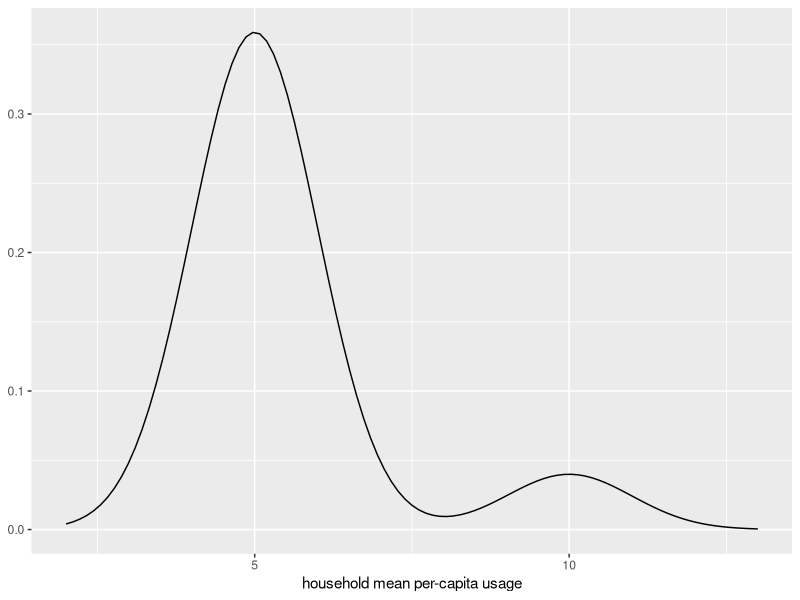
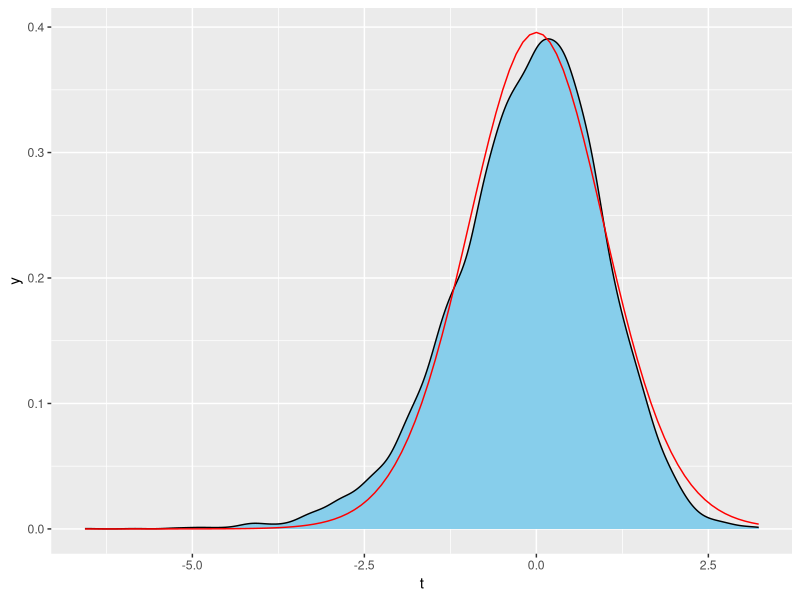

Generate these figures, in order, with R:
## ---- chunk 1
library(ggplot2)
knitr::opts_chunk$set(
  fig.align = "center",
  warning = FALSE,
  message = FALSE
)
## ---- chunk 2
pop_fun <- function(x, p, mu1, sd1, mu2, sd2) {
  d1 <- p * dnorm(x, mean = mu1, sd = sd1)
  d2 <- (1 - p) * dnorm(x, mean = mu2, sd = sd2)
  d1 + d2
}
## ---- chunk 3
p <- 0.90 ## proportion of households that are of type 1
mu1 <- 5 ## mean of type 1
sd1 <- 1 ## standard deviation of type 1
mu2 <- 10. ## mean of type 2
sd2 <- 1 ## standard deviation of type 2
sw <- 1 ## variability between measurements, for all households
## ---- chunk 4
xlims <- c(
  lower = min(mu1 - 3 * sd1, mu2 - 3 * sd1),
  upper = max(mu1 + 3 * sd1, mu2 + 3 * sd1)
)
ggplot(data.frame(x = xlims), aes(x = x)) +
  stat_function(
    fun = pop_fun, 
    n = 101, 
    args = list(
      mu1 = mu1, 
      sd1 = sd1,
      mu2 = mu2,
      sd2 = sd2,
      p = p
    )) + 
  labs(
    x = "household mean per-capita usage",
    y = NULL
  )
## ---- chunk 5
household <- list(
  p = p,
  mu1 = mu1,
  sd1 = sd1,
  mu2 = mu2,
  sd2 = sd2,
  sw = sw
)
## ---- chunk 6
make_sample <- function(js, house) {
  n <- length(js)
  mean_h <- numeric(n)
  for (i in 1:n) {
    p <- house$p
    house_type <- sample(c(1, 2), size = 1, prob = c(p, 1 - p))
    house_mean <- ifelse(
      house_type == 1,
      rnorm(1, mean = house$mu1, sd = house$sd1),
      rnorm(1, mean = house$mu2, sd = house$sd2)
    )
    mean_h[i] <- mean(rnorm(js[i], mean = house_mean, sd = house$sw))
  }
  mean_h
}
## ---- chunk 7
samp <- make_sample(
  js = c(rep(4, 9), rep(3, 7)),
  house = household
)
samp
## ---- chunk 8
compute_from_sample <- function(data, level, mu) {
  n <- length(data)
  sample_mean <- sum(data) / n
  ss_between <- sum((sample_mean - data)^2)
  multiplier <- qt((1 + level) / 2, df = n - 1)
  margin <- multiplier * sqrt(ss_between / (n * (n - 1)))
  list(
    point_estimate = sample_mean, 
    margin = margin,
    interval = c(
      sample_mean - margin,
      sample_mean + margin
    ),
    t = (sample_mean - mu) / sqrt(ss_between / (n * (n - 1)))
  )
}
## ---- chunk 9
compute_from_sample(
  data = samp,
  level = 0.90,
  mu = p * mu1 + (1 - p) * mu2
)
## ---- chunk 10
simulate <- function(reps, house, js, level) {
  good <- logical(reps)
  ts <- numeric(reps)
  for (i in 1:reps) {
    samp <- make_sample(
      js = js,
      house = house
    )
    mu <- house$p * house$mu1 + (1 - house$p) * house$mu2
    results <- compute_from_sample(
      data = samp,
      level = level,
      mu = mu
    )
    lwr <- results$interval[1]
    upr <- results$interval[2]
    good[i] <- mu >= lwr & mu <= upr
    ts[i] <- results$t
  }
  list(
      good = good,
      t = ts,
      n = length(js)
    )
}
## ---- chunk 11
reps <- 10000
level <- 0.90
#js <- c(rep(4, 9), rep(3, 7))
js <- rep(2, 32)
sim_results <- simulate(
  reps = reps,
  house = household,
  js = js,
  level = level
)
## ---- chunk 12
mean(sim_results$good) * 100
## ---- chunk 13
deg_freedom <- sim_results$n - 1
df <- data.frame(t = sim_results$t)
ggplot(df, aes(x = t)) +
  geom_density(fill = "skyblue", color = "black") +
  stat_function(
    fun = dt,
    n = 101,
    args = list(df = deg_freedom),
    color = "red"
  )
## ---- chunk 14
library(stringr)
parse_js <- function(str) {
  pairs <- str_extract_all(
    str,
    pattern = "\\(\\d,\\s*\\d\\)"
  ) %>% 
  unlist()
  js <- numeric()
  for (i in 1:length(pairs)) {
    pair <- str_extract_all(pairs[i], pattern = "\\d") %>% 
      unlist() %>% 
      as.numeric()
    js <- c(js, rep(pair[1], times = pair[2]))
  }
  js
}
## ---- chunk 15
parse_js(str = "(4, 9), (3, 7)")
